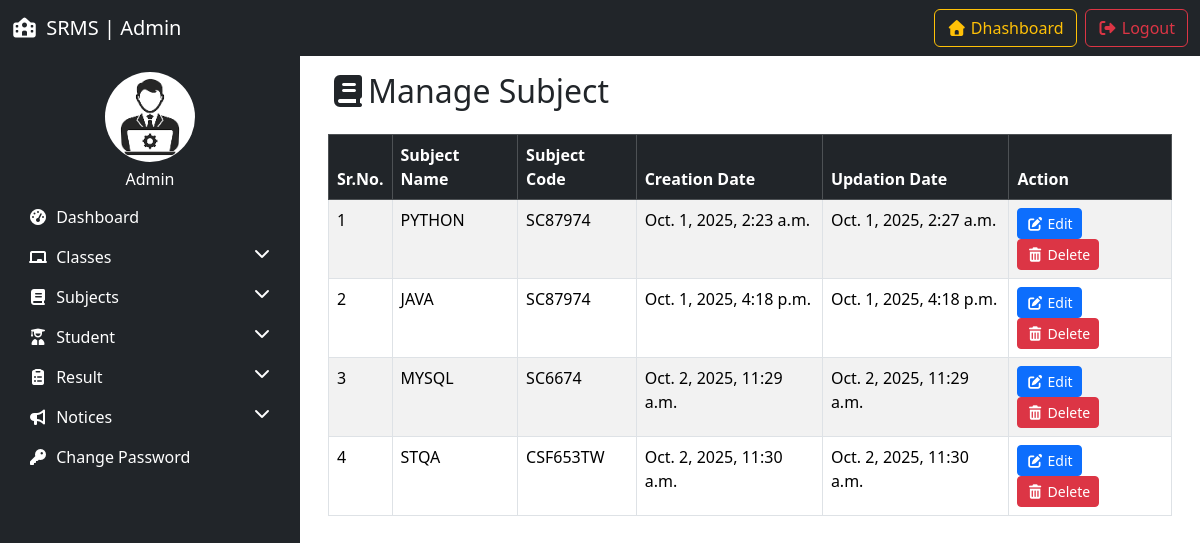
/manage_subject/ (signed in), run on an earlier commit of the app's database.
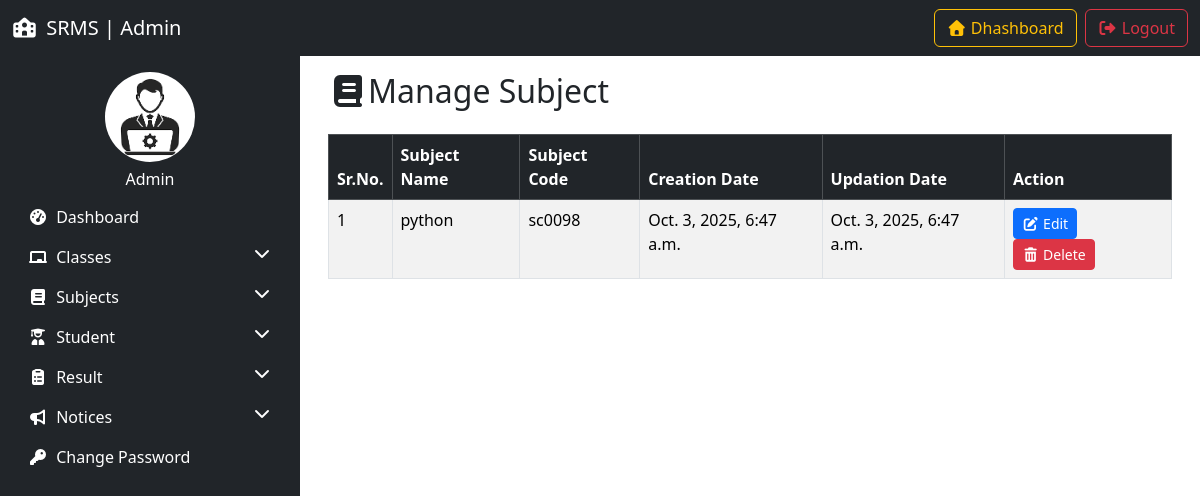
And on a later commit of the database.
### resultapp/models.py (models this page shows, shortened)
class Subject(models.Model):
    subject_name = models.CharField(max_length=100)
    subject_code = models.CharField(max_length=20)
    creation_date = models.DateTimeField(auto_now_add=True)
    updation_date = models.DateTimeField(auto_now=True)

### resultapp/views.py (the view, shortened to what this page needs)
# urls.py: path('manage_subject/',manage_subject, name='manage_subject'),
@login_required
def manage_subject(request):
    subjects = Subject.objects.all()
    return render(request,'manage_subject.html', locals())

### resultapp/templates/manage_subject.html (shortened to what this page needs)
{% extends 'admin_base.html' %}
{% load static %}
{% block content %}
<div class="container">
    <h2 class="mb-4"><i class="fas fa-book"></i>Manage Subject</h2>
    <table class="table table-bordered table-striped">
        <thead class="table-dark">
            <tr>
                <th>Sr.No.</th>
                <th>Subject Name</th>
                <th>Subject Code</th>
                <th>Creation Date</th>
                <th>Updation Date</th>
                <th>Action</th>
            </tr>
        </thead>
        <tbody>
            {% for i in subjects %}
             <tr>
                <td>{{forloop.counter}}</td>
                <td>{{i.subject_name}}</td>
                <td>{{i.subject_code}}</td>
                <td>{{i.creation_date}}</td>
                <td>{{i.updation_date}}</td>
                <td>
                    <a href="{% url 'edit_subject' i.id %}" class="btn btn-sm btn-primary"><i class="fas fa-edit"></i> Edit</a>
                    <a href="?delete={{i.id}}" onclick="return confirm('Are you sure you want to delete this subject?')" class="btn btn-sm btn-danger"><i class="fas fa-trash-alt"></i> Delete</a>
                </td>
            </tr>
            {% empty %}
            <tr>
                <td colspan="6" class="text-center">No Subjects Found</td>
            </tr>
            {% endfor %}
        </tbody>
    </table>
</div>
{% endblock %}

What changed in the data, as far as the page shows it:
removed Subject: subject_name "PYTHON", subject_code "SC87974", creation_date "Oct. 1, 2025, 2:23 a.m.", updation_date "Oct. 1, 2025, 2:27 a.m."
removed Subject: subject_name "JAVA", subject_code "SC87974", creation_date "Oct. 1, 2025, 4:18 p.m.", updation_date "Oct. 1, 2025, 4:18 p.m."
removed Subject: subject_name "MYSQL", subject_code "SC6674", creation_date "Oct. 2, 2025, 11:29 a.m.", updation_date "Oct. 2, 2025, 11:29 a.m."
removed Subject: subject_name "STQA", subject_code "CSF653TW", creation_date "Oct. 2, 2025, 11:30 a.m.", updation_date "Oct. 2, 2025, 11:30 a.m."
added Subject: subject_name "python", subject_code "sc0098", creation_date "Oct. 3, 2025, 6:47 a.m.", updation_date "Oct. 3, 2025, 6:47 a.m."
